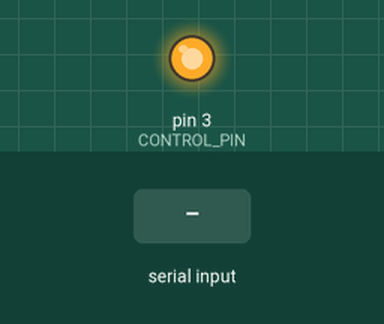
A sketch run on a simulated Arduino Uno, built with avr-gcc and run on an emulated ATmega328P. Shown: output pins drawn as LEDs (lit = HIGH). The inputs (shaded band) are chosen by the test bench.

Above: at 1.2 s.
1.3 s: "1" received over Serial
At 1.8 s:
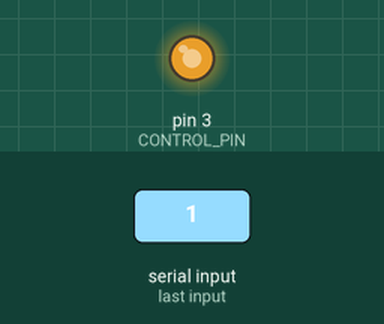
2.8 s: "0" received over Serial
At 4.1 s:
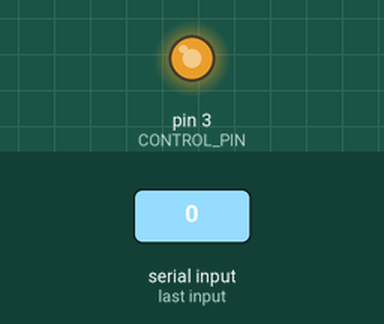
Timing chart, 0 to 5.8 s (numbered marks = the images above; inputs shaded):
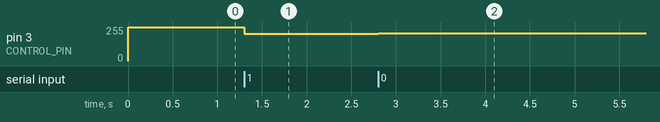

Measured:
- after the input at 1.3 s, pin 3 (CONTROL_PIN): 255/255 → 206/255 at once
- after the input at 2.8 s, pin 3 (CONTROL_PIN): 206/255 → 207/255 at once

The sketch:

LightControl.ino
```cpp
// (licence header left out)
// For information, please contact:
// <adonelick@hmc.edu>

#define CONTROL_PIN 3
int lightValue = 255;

void setup()
{
  Serial.begin(9600);
  pinMode(CONTROL_PIN, OUTPUT);
  analogWrite(CONTROL_PIN, 255);
}

void loop()
{
  if (Serial.available())
  {
    lightValue = 255 - Serial.read();
    if (0 <= lightValue && lightValue <= 255)
      analogWrite(CONTROL_PIN, lightValue);
  }
}
```
